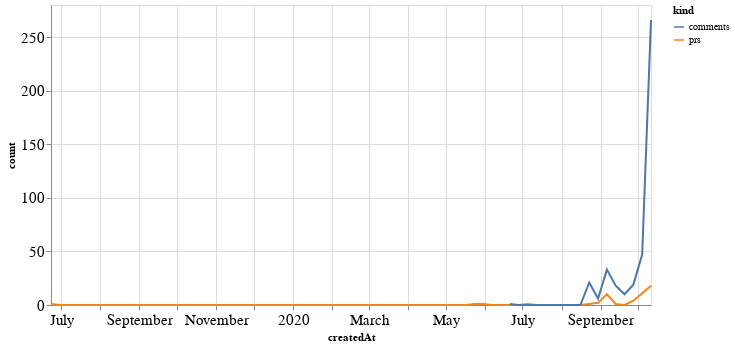

The notebook cell saved with this chart:
### Code cell
alt.Chart(total_time, width=600).mark_line().encode(
    x='createdAt',
    y='count',
    color='kind'
)

### Figure 1 — Vega-Lite specification as saved in the notebook (floating-point values rounded to 4 significant figures; data arrays with more than 128 entries replaced by an {"elided": "..."} marker saying what was removed)
{"config": {"axisLeft": {"labelFontSize": 15}, "axisBottom": {"labelFontSize": 15}}, "data": {"name": "data-a99af9aa257d4e493bbf69b7de8faf3c"}, "mark": "line", "encoding": {"color": {"type": "nominal", "field": "kind"}, "x": {"type": "temporal", "field": "createdAt"}, "y": {"type": "quantitative", "field": "count"}}, "width": 600, "$schema": "https://vega.github.io/schema/vega-lite/v4.8.1.json", "datasets": {"data-a99af9aa257d4e493bbf69b7de8faf3c": {"elided": "138 records"}}}
